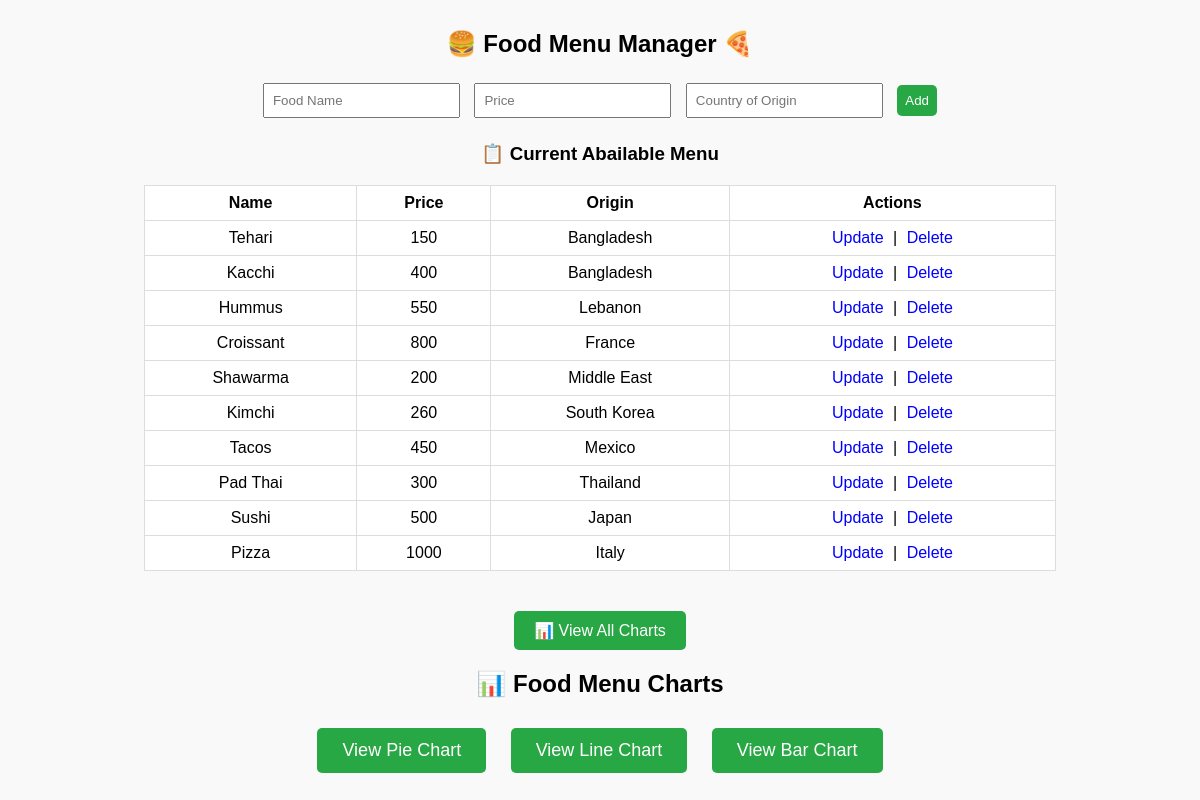
The page / on the database its author committed.
### tables this page shows
CREATE TABLE `food_menu` (
  `id` int(11) UNSIGNED NOT NULL,
  `name` varchar(100) NOT NULL,
  `price` float NOT NULL,
  `origin` varchar(100) NOT NULL
);

### index.php (the view, shortened to what this page needs)
<?php
include 'db.php';
$edit_mode = false;
$edit_name = "";
$edit_price = "";
$edit_origin = "";
?>
<!DOCTYPE html>
<html>
<head>
    <link rel="stylesheet" type="text/css" href="style.css">
</head>
<body>
    <h2>🍔 Food Menu Manager 🍕</h2>
    <form method="POST" action="<?php echo $edit_mode ? 'update.php' : 'insert.php'; ?>">
        <input type="text" name="name" placeholder="Food Name" value="<?php echo $edit_name; ?>" required>
        <input type="number" step="0.01" name="price" placeholder="Price" value="<?php echo $edit_price; ?>" required>
        <input type="text" name="origin" placeholder="Country of Origin" value="<?php echo $edit_origin; ?>" required>
        <button type="submit"><?php echo $edit_mode ? 'Update' : 'Add'; ?></button>
    </form>
    <h3>📋 Current Abailable Menu</h3>
    <table border="1" cellpadding="10">
        <tr>
            <th>Name</th>
            <th>Price</th>
            <th>Origin</th>
            <th>Actions</th>
        </tr>
        <?php
        $sql = "SELECT * FROM food_menu ORDER BY id DESC";
        $result = $conn->query($sql);
        while ($row = $result->fetch_assoc()) {
            echo "<tr>
                <td>" . htmlspecialchars($row['name']) . "</td>
                <td>" . htmlspecialchars($row['price']) . "</td>
                <td>" . htmlspecialchars($row['origin']) . "</td>
                <td>
                    <a href='index.php?edit=" . $row['id'] . "'>Update</a> |
                    <a href='delete.php?id=" . $row['id'] . "' onclick=\"return confirm('Delete this item?');\">Delete</a>
                </td>
            </tr>";
        }
        ?>
    </table>
    <div style="text-align: center; margin-top: 20px;">
        <a href="charts.php" class="view-charts-btn">📊 View All Charts</a>
    </div>
    <h2>📊 Food Menu Charts</h2>
    <a href="pie_chart.php" class="chart-btn">View Pie Chart</a>
    <a href="line_chart.php" class="chart-btn">View Line Chart</a>
    <a href="bar_chart.php" class="chart-btn">View Bar Chart</a>
</body>
</html>

### style.css (style rules this page uses)
body { font-family: Arial, sans-serif; text-align: center; margin: 30px; background-color: #f9f9f9; }
h1, h2, h3 { text-align: center; margin-top: 20px; }
form { text-align: center; margin: 20px; }
form input, form button { padding: 8px; margin: 5px; }
button, .view-charts-btn, .chart-btn { background-color: #28a745; color: white; text-decoration: none; border: none; border-radius: 5px; cursor: pointer; transition: background-color 0.3s ease; }
button { padding: 8px; }
.view-charts-btn { display: inline-block; padding: 10px 20px; font-size: 16px; margin-top: 20px; }
.chart-btn { display: inline-block; padding: 12px 25px; font-size: 18px; margin: 10px; }
table { width: 80%; margin: 20px auto; border-collapse: collapse; background-color: white; }
th, td { padding: 8px 12px; border: 1px solid #ddd; text-align: center; }
a { text-decoration: none; color: blue; margin: 0 5px; }

### rows shown on the page
food_menu: name "Tehari", price "150", origin "Bangladesh"
food_menu: name "Kacchi", price "400", origin "Bangladesh"
food_menu: name "Hummus", price "550", origin "Lebanon"
food_menu: name "Croissant", price "800", origin "France"
food_menu: name "Shawarma", price "200", origin "Middle East"
food_menu: name "Kimchi", price "260", origin "South Korea"
food_menu: name "Tacos", price "450", origin "Mexico"
food_menu: name "Pad Thai", price "300", origin "Thailand"
food_menu: name "Sushi", price "500", origin "Japan"
food_menu: name "Pizza", price "1000", origin "Italy"
